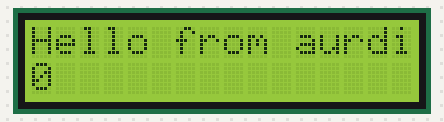
Bench run of a sketch on a simulated Arduino Uno, built with avr-gcc and run on an emulated ATmega328P. On the bench: 16×2 character LCD.

Above: at 0.1 s.
At 4.1 s:
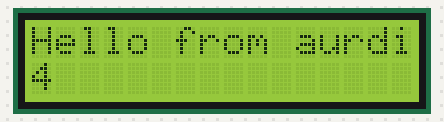
At 9.1 s:
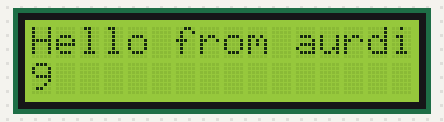
At 19.1 s:
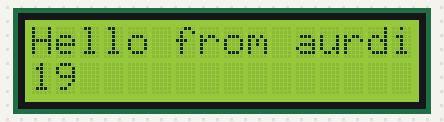
At 29.1 s:
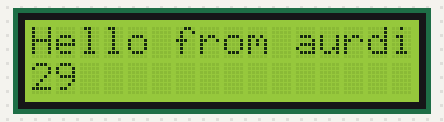
At 39.1 s:
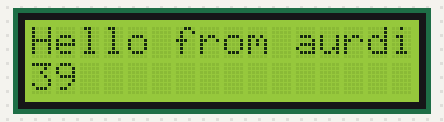

Measured:
- what the display in image 1 shows lasts 1.0 s, from 4.0 s to 5.0 s

The sketch:

Lcdproj2.ino
```cpp
unsigned long time=0;

#include<LiquidCrystal.h>
LiquidCrystal lcd(12,11,5,4,3,2);

void setup()
{
    lcd.begin(16,2);
    lcd.clear();
    lcd.print("Hello from aurdino");

}

void loop()
{
  time=millis();
  lcd.setCursor(0,1);
  lcd.print(time/1000);

}
```
